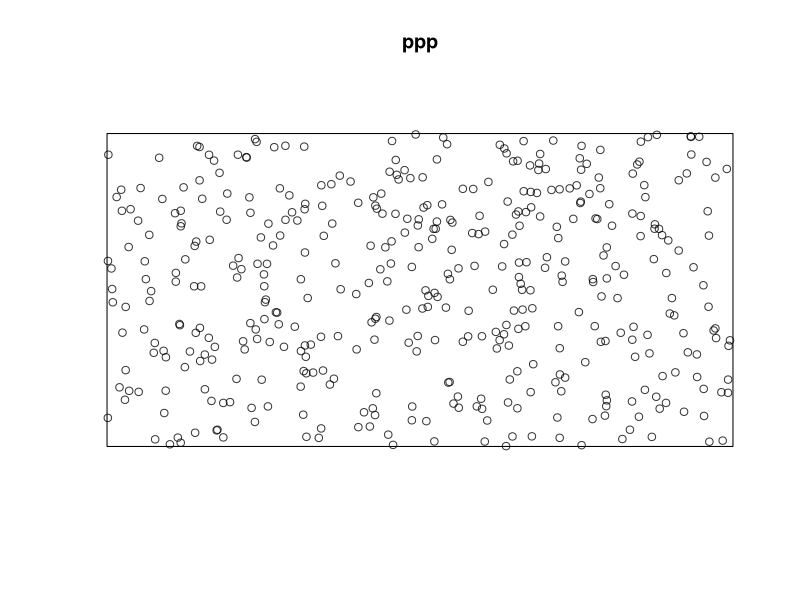
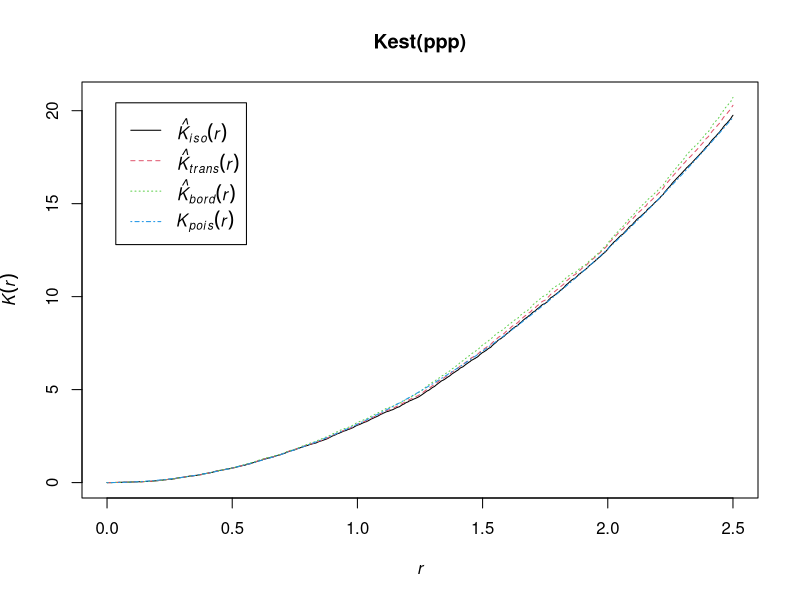
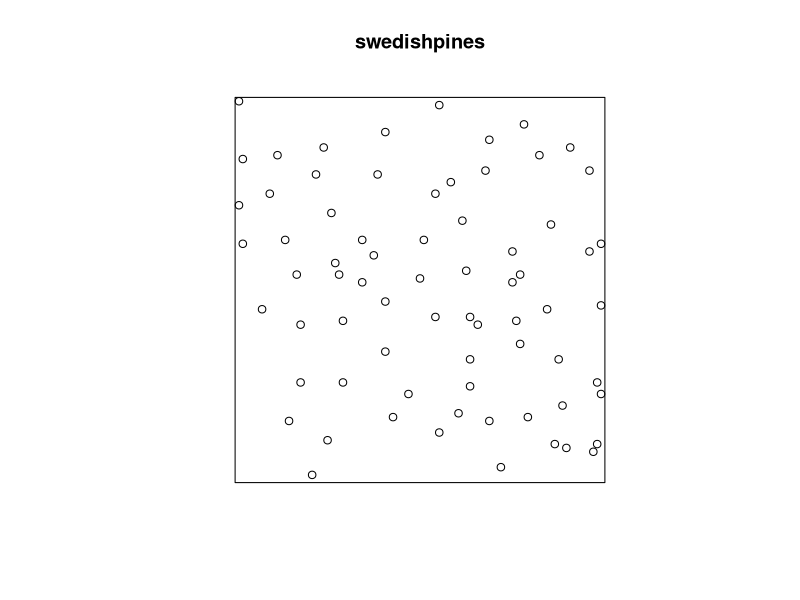
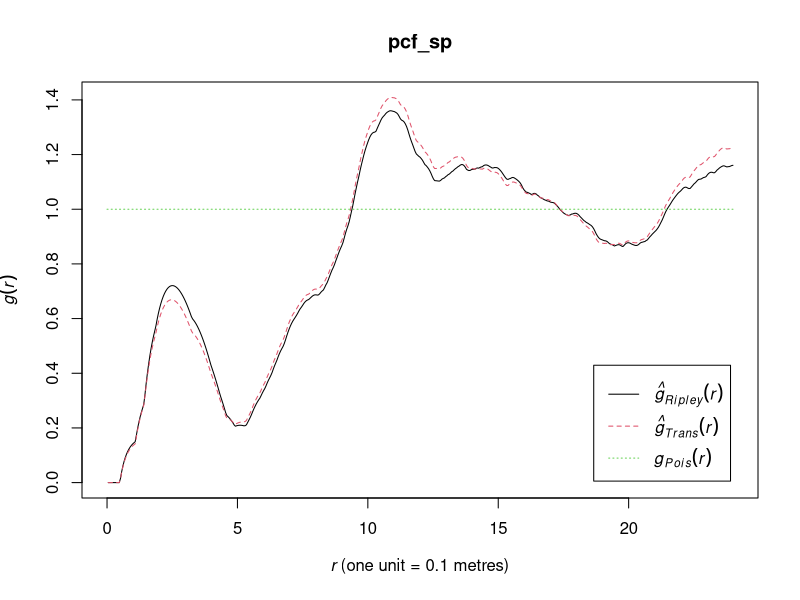
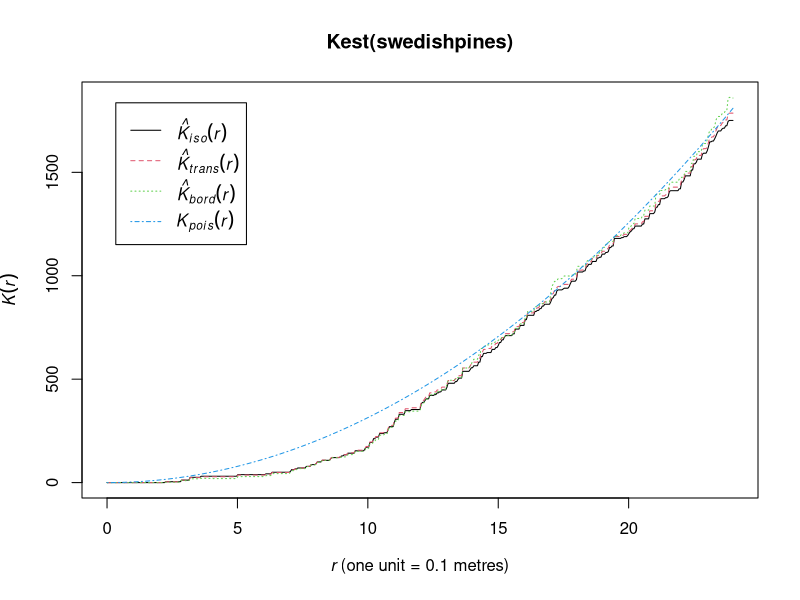
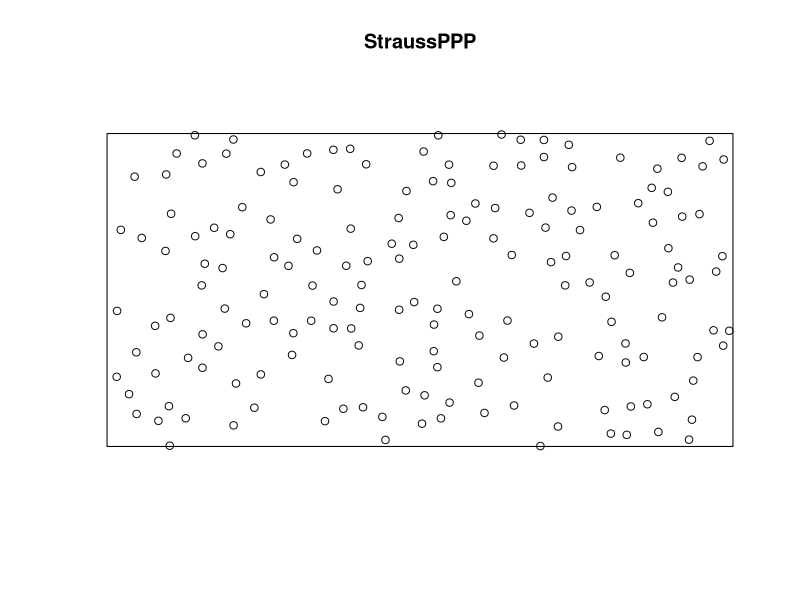
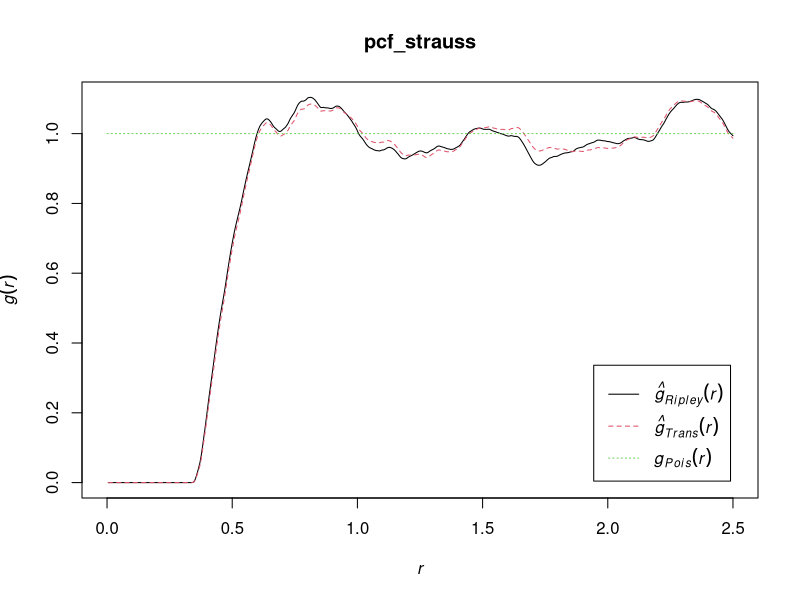
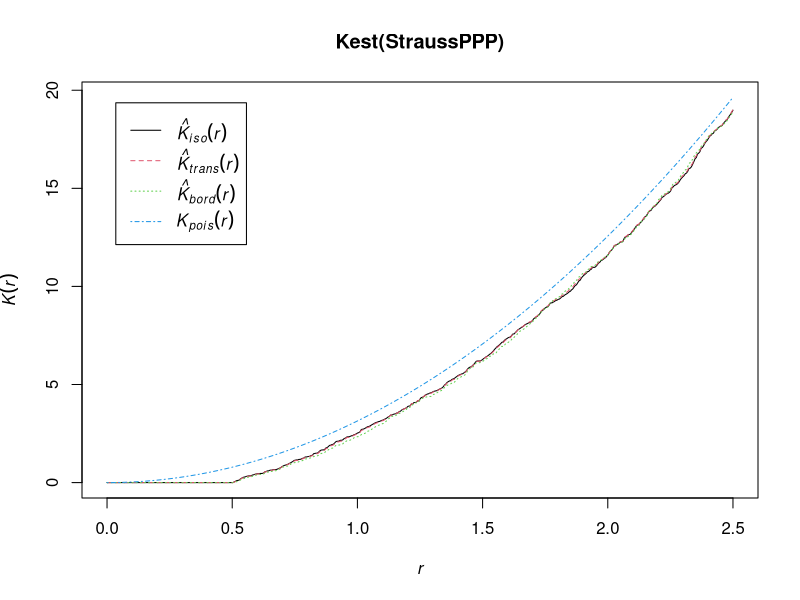

Reproduce these figures in R, in order.
install.packages("spatstat")
library(spatstat)

#Poisson Point Process
win <- owin(c(0,20),c(0,10))
intens <- 2
ppp <- rpoispp(intens,win = win)
plot(ppp)
plot(Kest(ppp))

#Case study : Swedish pines
data(swedishpines)
plot(swedishpines)
pcf_sp <- pcf(swedishpines)
plot(pcf_sp)
plot(Kest(swedishpines))

#Strauss Point Process
StraussPPP <- rStrauss(intens, gamma = 0, R = 0.5, W = win)
plot(StraussPPP)
pcf_strauss <- pcf(StraussPPP)
plot(pcf_strauss)
plot(Kest(StraussPPP))

sims <- sapply(rpoispp(50, nsim = 100), npoints) #number of points in unit sqaure of homogeneous ppp over 100 sims
#sapply just finds the number of points in each sim and then restructures the data into a vector


#Matern-cluster process

kappa = 20
scale = 0.1
mu = 5

matclust <- rMatClust(kappa, scale, mu, win = owin(c(0,1),c(0,1)))
plot(matclust)

#Matern-cluster Type II

kappa1 =  100
r = 0.05

MatII <- rMaternII(kappa1, r, win = owin(c(0,1),c(0,1)))
plot(MatII)

#ppp with intenstiy 100
intens <- 100
ppp <- rpoispp(intens,win = owin(c(0,1),c(0,1)))
plot(ppp)

#dont forget pcf and Kest for comparison, and also mean/var/index of disp.


#index of dispersion for ppp
sims_ppp <- sapply(rpoispp(100, nsim = 100000, win = owin(c(0,1),c(0,1))), npoints)
index_disp_ppp <- var(sims_ppp)/mean(sims_ppp)
#1.004889

#index of dispersion for matern I

kappa = 20   #IM parameter for underlying parent ppp
scale = 0.1  #radius of disk around each parent point
mu = 5  #IM parameter for child ppp

sims_mat1 <- sapply(rMatClust(kappa, scale, mu, win = owin(c(0,1),c(0,1)), nsim=10000), npoints)
index_disp_mat1 <- var(sims_mat1)/mean(sims_mat1)
#5.383


#index of dispersion for matern II

kappa1 =  100
r = 0.05

sims_mat2 <- sapply(rMaternII(kappa1, r, win = owin(c(0,1),c(0,1)), nsim=10000), npoints)
index_disp_mat2 <- var(sims_mat2)/mean(sims_mat2)
#0.519?


############

#disclaimer: the static vars may not be optimal

its <- 50

kappas <- c(seq(1, 200,199/its))

indexes_ppp <- c(replicate(its,0))

for(i in 1:its) {
  sims_ppp <- sapply(rpoispp(kappas[i], nsim = 1000, win = owin(c(0,1),c(0,1))), npoints)
  index_disp_ppp <- var(sims_ppp)/mean(sims_ppp)
  indexes_ppp[i] <- index_disp_ppp
}

plot(indexes_ppp)
mean(indexes_ppp)

#############

#Matern Clustering 1 - varying kappa

its <- 30

kappas <- c(seq(1, 100,100/its))

indexes_mat1<- c(replicate(its,0))

for(i in 1:its){
  sims_mat1 <- sapply(rMatClust(kappas[i], 0.1, 10, win = owin(c(0,1),c(0,1)), nsim=500), npoints)
  index_disp_mat1 <- var(sims_mat1)/mean(sims_mat1)
  indexes_mat1[i] <- index_disp_mat1
}

plot(kappas, indexes_mat1)
mean(indexes_mat1)

model <- lm(indexes_mat1 ~ kappas)
summary(model)

#Matern Clustering 1 - varying scale

its <- 50

scales <- c(seq(0.01, 1, 1/its))
mus <- c(seq(0.1, 50, 50/its))

indexes_mat1<- c(replicate(its,0))

for(i in 1:its){
  sims_mat1 <- sapply(rMatClust(100, scales[i], 10, win = owin(c(0,1),c(0,1)), nsim=100), npoints)
  index_disp_mat1 <- var(sims_mat1)/mean(sims_mat1)
  indexes_mat1[i] <- index_disp_mat1
}

plot(scales, indexes_mat1)
mean(indexes_mat1)

model <- lm(indexes_mat1 ~ scales)
summary(model)

plot(scales, indexes_mat1)
abline(model, col = "red")

#Matern Clustering 1 - varying mus

its <- 50

mus <- c(seq(1, 50, 50/its))

indexes_mat1<- c(replicate(its,0))

for(i in 1:its){
  sims_mat1 <- sapply(rMatClust(100, 0.2, mus[i], win = owin(c(0,1),c(0,1)), nsim=100), npoints)
  index_disp_mat1 <- var(sims_mat1)/mean(sims_mat1)
  indexes_mat1[i] <- index_disp_mat1
}

plot(mus, indexes_mat1)
mean(indexes_mat1)

model <- lm(indexes_mat1 ~ mus)
summary(model)

plot(mus, indexes_mat1)
abline(model, col = "red")

#############

#Matern Clustering 2 - varying kappa

its <- 30

kappa1s <- c(seq(1, 100,100/its))

indexes_mat2<- c(replicate(its,0))

for(i in 1:its){
  sims_mat2 <- sapply(rMaternII(kappa1s[i], r, win = owin(c(0,1),c(0,1)), nsim=500), npoints)
  index_disp_mat2 <- var(sims_mat2)/mean(sims_mat2)
  indexes_mat2[i] <- index_disp_mat2
}

plot(kappa1s, indexes_mat2)
mean(indexes_mat2)

model <- lm(indexes_mat2 ~ kappa1s)
summary(model)

plot(kappa1s, indexes_mat2)
abline(model, col = "red")

#Matern Clustering 2 - varying r

its <- 30

rs <- c(seq(0.01, 1, 1/its))

indexes_mat2<- c(replicate(its,0))

for(i in 1:its){
  sims_mat2 <- sapply(rMaternII(10, rs[i], win = owin(c(0,1),c(0,1)), nsim=500), npoints)
  index_disp_mat2 <- var(sims_mat2)/mean(sims_mat2)
  indexes_mat2[i] <- index_disp_mat2
}

plot(rs, indexes_mat2)
mean(indexes_mat2)

rs2 <- rs^2 

model <- lm(indexes_mat2[1:10] ~ rs[1:10] + rs2[1:10])
summary(model)

preds <- c(seq(0.01, 0.4, 0.4/10))
preds2 <- preds^2

predictions <- predict(model, list(rs = preds, rs2 = preds2))


model1 <- lm(indexes_mat2[10:its] ~ rs[10:its])
summary(model1)



plot(rs, indexes_mat2)
lines(preds, predictions, col = 'red')
abline(model1, col = "blue")
